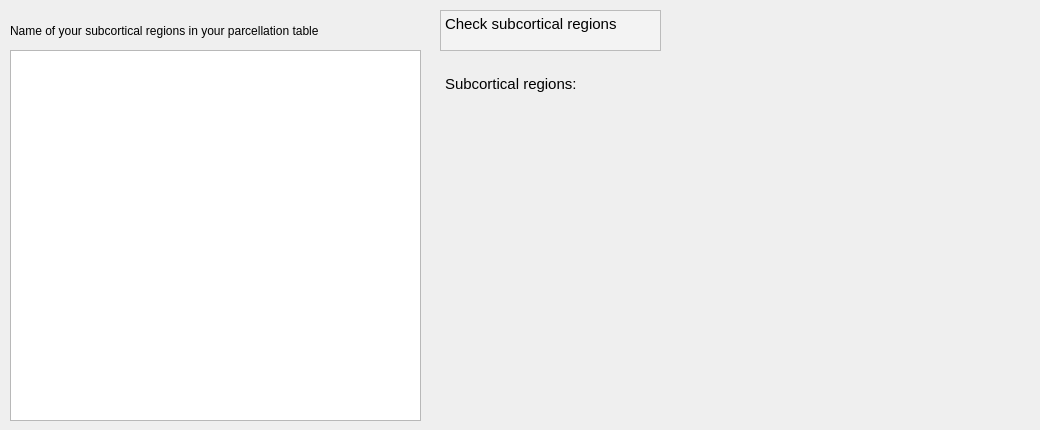
        <widget class="QWidget" name="tab_22">
         <attribute name="title">
          <string>List of subcortical regions</string>
         </attribute>
         <widget class="QTextEdit" name="color_sc_textEdit_4">
          <property name="geometry">
           <rect>
            <x>440</x>
            <y>10</y>
            <width>221</width>
            <height>41</height>
           </rect>
          </property>
          <property name="autoFillBackground">
           <bool>false</bool>
          </property>
          <property name="styleSheet">
           <string notr="true">QTextEdit {
	background-color : rgb(243, 243, 243)
}</string>
          </property>
          <property name="readOnly">
           <bool>true</bool>
          </property>
          <property name="html">
           <string>&lt;!DOCTYPE HTML PUBLIC &quot;-//W3C//DTD HTML 4.0//EN&quot; &quot;http://www.w3.org/TR/REC-html40/strict.dtd&quot;&gt;
&lt;html&gt;&lt;head&gt;&lt;meta name=&quot;qrichtext&quot; content=&quot;1&quot; /&gt;&lt;style type=&quot;text/css&quot;&gt;
p, li { white-space: pre-wrap; }
&lt;/style&gt;&lt;/head&gt;&lt;body style=&quot; font-family:'Ubuntu'; font-size:11pt; font-weight:400; font-style:normal;&quot;&gt;
&lt;p style=&quot; margin-top:0px; margin-bottom:0px; margin-left:0px; margin-right:0px; -qt-block-indent:0; text-indent:0px;&quot;&gt;Check subcortical regions&lt;/p&gt;&lt;/body&gt;&lt;/html&gt;</string>
          </property>
         </widget>
         <widget class="QListWidget" name="sc_regions_names_listWidget">
          <property name="geometry">
           <rect>
            <x>10</x>
            <y>50</y>
            <width>411</width>
            <height>371</height>
           </rect>
          </property>
         </widget>
         <widget class="QLabel" name="label_72">
          <property name="geometry">
           <rect>
            <x>10</x>
            <y>10</y>
            <width>431</width>
            <height>41</height>
           </rect>
          </property>
          <property name="text">
           <string>Name of your subcortical regions in your parcellation table </string>
          </property>
         </widget>
         <widget class="QTextEdit" name="Subcortical_regions_textEdit">
          <property name="geometry">
           <rect>
            <x>440</x>
            <y>70</y>
            <width>591</width>
            <height>341</height>
           </rect>
          </property>
          <property name="styleSheet">
           <string notr="true">QTextEdit {
	background-color : transparent
}</string>
          </property>
          <property name="readOnly">
           <bool>true</bool>
          </property>
          <property name="html">
           <string>&lt;!DOCTYPE HTML PUBLIC &quot;-//W3C//DTD HTML 4.0//EN&quot; &quot;http://www.w3.org/TR/REC-html40/strict.dtd&quot;&gt;
&lt;html&gt;&lt;head&gt;&lt;meta name=&quot;qrichtext&quot; content=&quot;1&quot; /&gt;&lt;style type=&quot;text/css&quot;&gt;
p, li { white-space: pre-wrap; }
&lt;/style&gt;&lt;/head&gt;&lt;body style=&quot; font-family:'Ubuntu'; font-size:11pt; font-weight:400; font-style:normal;&quot;&gt;
&lt;p style=&quot; margin-top:0px; margin-bottom:0px; margin-left:0px; margin-right:0px; -qt-block-indent:0; text-indent:0px;&quot;&gt;Subcortical regions: &lt;/p&gt;&lt;/body&gt;&lt;/html&gt;</string>
          </property>
         </widget>
        </widget>
